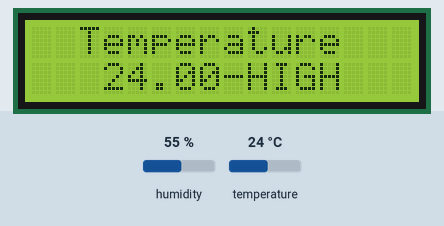
Bench run of a sketch on a simulated Arduino Uno, built with avr-gcc and run on an emulated ATmega328P. Parts: 16×2 character LCD. Inputs (shaded band) come from the test bench; at power-on: humidity 55 %, temperature 24 °C. What the sketch prints to the serial monitor is not drawn.

Above: at 2.6 s.
2.7 s: humidity set to 51 %
At 4.6 s:
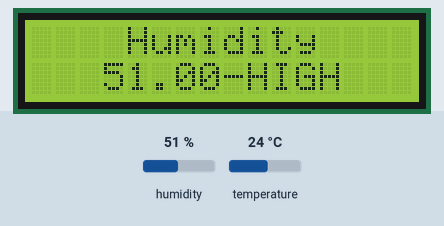
9.0 s: humidity set to 48 %
At 13.1 s:
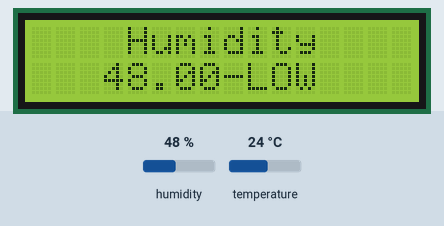
15.3 s: temperature set to 12 °C
At 19.0 s:
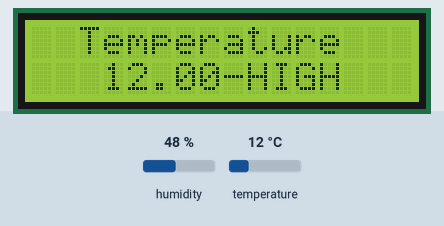
21.5 s: temperature set to 19 °C
At 23.2 s:
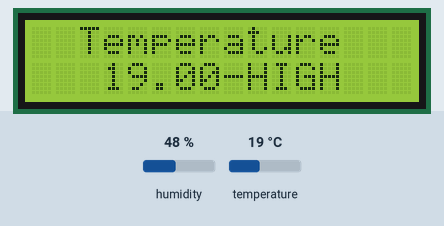
Timing chart, 0 to 24.7 s (numbered marks = the images above; inputs shaded):
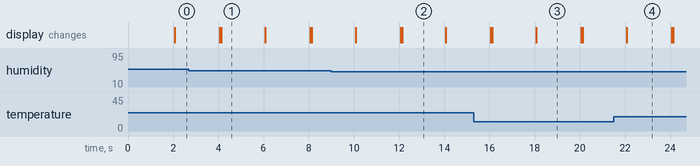

The sketch:

sketch.ino
```cpp
// Ahmet Furkan Demir
// 19010011019

#include <dht.h>
#include <LiquidCrystal.h>

LiquidCrystal lcd(12, 11, 10, 9, 8, 7);
dht DHT;
int whichOne = 0;
unsigned long sayac = 0;
String t_lcd = "Temperature";
String h_lcd = "Humidity";

void setup() {
  Serial.begin(9600);
  lcd.begin(16, 2);
  lcd.setCursor(2, 0);
  lcd.print("N. Interneti");
  lcd.setCursor(0, 1);
  lcd.print("A. Furkan Demir");
}

void loop() {

  float temperature = 0;
  float humidity = 0;
  String temp ="";
  String humi ="";
  unsigned long anlik_zaman = millis();

  if(anlik_zaman-sayac >= 2000)
  {
    DHT.read22(13);
    temperature = DHT.temperature;
    humidity = DHT.humidity;
    Serial.println("Temperature: " + String(temperature) + "°C || Humidity: " + String(humidity) + "%");
    sayac = anlik_zaman;
    if(temperature>=0)
    {
      temp = "-HIGH";
    }
    else if(temperature<0)
    {
      temp = "-LOW";
    }
    if(humidity>=50)
    {
      humi = "-HIGH";
    }
    else if(humidity<50)
    {
      humi = "-LOW";
    }
    if(whichOne == 0)
    {
      lcd.begin(16, 2);
      lcd.setCursor(2, 0);
      lcd.print(t_lcd);
      lcd.setCursor(3, 1);
      lcd.print(temperature + temp);
      whichOne = 1;
    }
    else
    {
      lcd.begin(16, 2);
      lcd.begin(16, 2);
      lcd.setCursor(4, 0);
      lcd.print(h_lcd);
      lcd.setCursor(3, 1);
      lcd.print(humidity + humi);
      whichOne = 0;
    }
  }
}
```

Measured:
- the behaviour switches between 50 and 49 % on humidity (found by bisection; images 1 and 2)
- after the input at 9.0 s, the display: first differs from a run without the input after 3.1 s (image 2)
- what the display in image 1 shows lasts 2.0 s, from 4.1 s to 6.1 s
- what the display in image 3 shows lasts 2.0 s, from 18.1 s to 20.1 s
